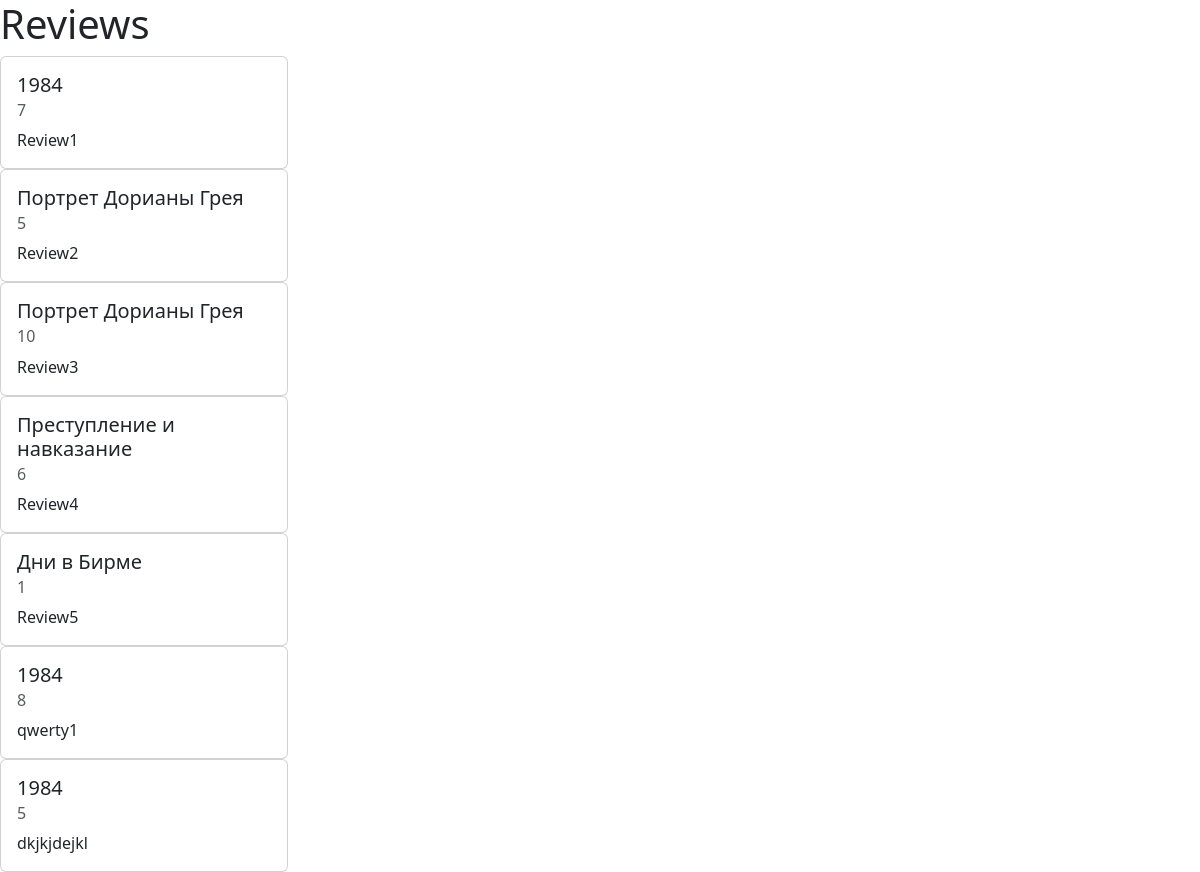
/review/, run on the app's committed database.
### main/models.py (models this page shows)
class Review(models.Model):
    book = models.ForeignKey(Book, on_delete=models.CASCADE, verbose_name='Book:')
    rating = models.IntegerField('Rating:')
    text = models.TextField('Text:')

class Book(models.Model):
    title = models.CharField('Title:', max_length=30)
    author = models.ForeignKey(Author, on_delete=models.CASCADE, verbose_name='Author:')
    description = models.TextField('Description:')
    date_of_pub = models.DateField('Date of publication:')

### main/views.py (the view)
# urls.py: path('review/', views.review, name='review')
def review(request):
    model = Review.objects.all()
    return render(request, 'review.html', {"review": model})

### template/review.html (shortened to what this page needs)
{% load static %}
<!DOCTYPE html>
<html lang="en">
<head>
    <link href="https://cdn.jsdelivr.net/npm/bootstrap@5.3.3/dist/css/bootstrap.min.css" rel="stylesheet">
</head>
<body>
<h1>Reviews</h1>
{% for k in review %}
<div class="card" style="width: 18rem;">
  <div class="card-body">
    <h5 class="card-title">{{ k.book.title }}</h5>
    <h6 class="card-subtitle mb-2 text-body-secondary">{{ k.rating }}</h6>
    <p class="card-text">{{ k.text }}</p>
  </div>
</div>
{% endfor %}
</body>
</html>

### data on the page
Review: book "1984", rating "7", text "Review1"
Review: book "Портрет Дорианы Грея", rating "5", text "Review2"
Review: book "Портрет Дорианы Грея", rating "10", text "Review3"
Review: book "Преступление и навказание", rating "6", text "Review4"
Review: book "Дни в Бирме", rating "1", text "Review5"
Review: book "1984", rating "8", text "qwerty1"
Review: book "1984", rating "5", text "dkjkjdejkl"
